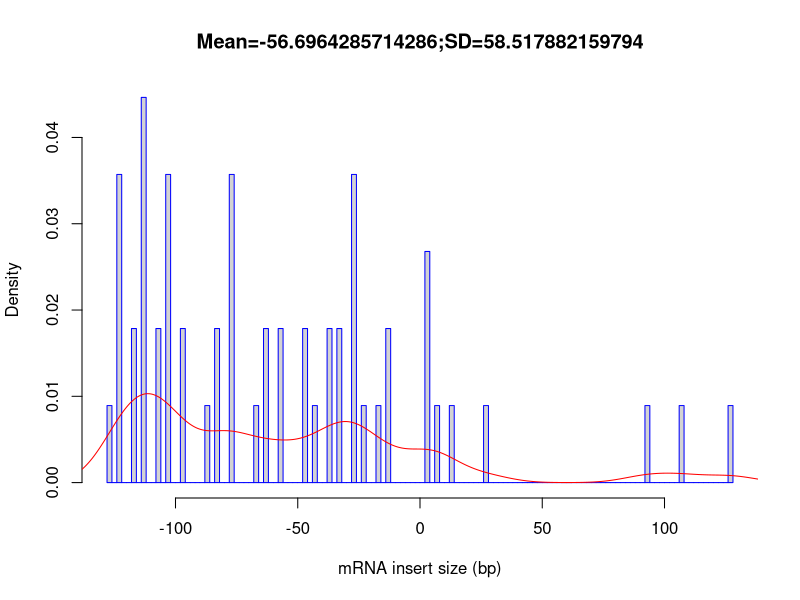

Write R code to recreate this figure.
out_file = 'Atha_Ler-0_sl_FLT_0.57G_Rep2'
pdf('Atha_Ler-0_sl_FLT_0.57G_Rep2.inner_distance_plot.pdf')
fragsize=rep(c(-147.5,-142.5,-137.5,-132.5,-127.5,-122.5,-117.5,-112.5,-107.5,-102.5,-97.5,-92.5,-87.5,-82.5,-77.5,-72.5,-67.5,-62.5,-57.5,-52.5,-47.5,-42.5,-37.5,-32.5,-27.5,-22.5,-17.5,-12.5,-7.5,-2.5,2.5,7.5,12.5,17.5,22.5,27.5,32.5,37.5,42.5,47.5,52.5,57.5,62.5,67.5,72.5,77.5,82.5,87.5,92.5,97.5,102.5,107.5,112.5,117.5,122.5,127.5,132.5,137.5,142.5,147.5,152.5,157.5,162.5,167.5,172.5,177.5,182.5,187.5,192.5,197.5,202.5,207.5,212.5,217.5,222.5,227.5,232.5,237.5,242.5,247.5,252.5,257.5,262.5,267.5,272.5,277.5,282.5,287.5,292.5,297.5,302.5,307.5,312.5,317.5,322.5,327.5,332.5,337.5,342.5,347.5),times=c(0,0,0,0,1,4,2,5,2,4,2,0,1,2,4,0,1,2,2,0,2,1,2,2,4,1,1,2,0,0,3,1,1,0,0,1,0,0,0,0,0,0,0,0,0,0,0,0,1,0,0,1,0,0,0,1,0,0,0,0,0,0,0,0,0,0,0,0,0,0,0,0,0,0,0,0,0,0,0,0,0,0,0,0,0,0,0,0,0,0,0,0,0,0,0,0,0,0,0,0))
frag_sd = sd(fragsize)
frag_mean = mean(fragsize)
frag_median = median(fragsize)
write(x=c("Name","Mean","Median","sd"), sep="	", file=stdout(),ncolumns=4)
write(c(out_file,frag_mean,frag_median,frag_sd),sep="	", file=stdout(),ncolumns=4)
hist(fragsize,probability=T,breaks=100,xlab="mRNA insert size (bp)",main=paste(c("Mean=",frag_mean,";","SD=",frag_sd),collapse=""),border="blue")
lines(density(fragsize,bw=10),col='red')
dev.off()
